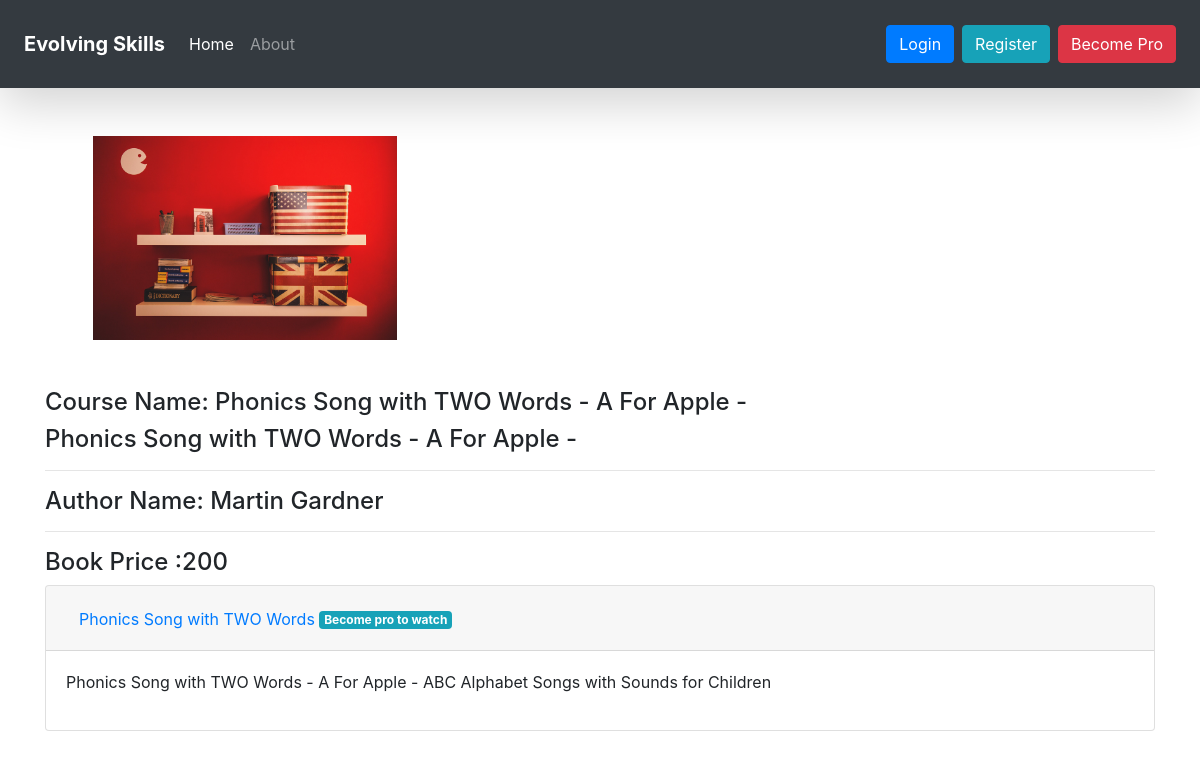
Screenshot of /course/phonics-song-with-two-words-a-for-apple with the database file from the repository.
### home/models.py (models this page shows, shortened)
class Course(models.Model):
    course_name = models.CharField(max_length=100)
    course_description = RichTextField()
    is_premium = models.BooleanField(default=False)
    course_image = models.ImageField(upload_to="course")
    slug = models.SlugField(blank=True)
    Book_author_name = models.CharField(max_length=250, null=True, blank=True)
    Book_price = models.IntegerField(null = True)

class CourseModule(models.Model):
    course = models.ForeignKey(Course , on_delete=models.CASCADE)
    course_module_name = models.CharField(max_length=100)
    course_description =RichTextField()
    video_url = models.URLField(max_length=200)
    can_view = models.BooleanField(default=False)

### home/views.py (the view)
# urls.py: path('course/<slug>' ,view_course , name="course"),
def view_course(request,slug):
    course = Course.objects.filter(slug =slug).first()
    course_modules = CourseModule.objects.filter(course=course)
    context = {'course':course , 'course_modules':course_modules}
    return render(request, 'course.html' , context)

### home/templates/course.html (shortened to what this page needs)
{% extends "base.html" %}
{% block start %}
<div class="container">
    <img src="/media/{{course.course_image}}" class="card-img-top p-5 img-fluid img-centered img-responsive" style="height:300px;width:400px">
    <h4> Course Name: {{course.course_name}}</h4>
    <h4>  {{course.course_description | safe}}</h4>
    <hr>
     <h4>Author Name: {{course.Book_author_name }}</h4>
      <hr>
     <h4> Book Price :{{course.Book_price}}</h4>
        {% for course_module in course_modules %}
    <div class="accordion" id="accordion-{{forloop.counter}}">
        <div class="card">
          <div class="card-header" id="headingOne">
            <h2 class="mb-0">
              <button class="btn btn-link" type="button" data-toggle="collapse"
              data-target="#collapse-{{forloop.counter}}" aria-expanded="true" aria-controls="collapseOne">
               {{course_module.course_module_name}}
               {% if course_module.can_view %}
               <span class="badge badge-success">Can Watch</span>
               {% else %}
               <span class="badge badge-info">Become pro to watch</span>
                {% endif %}
              </button>
            </h2>
          </div>
          <div id="collapse-{{forloop.counter}}" class="collapse show"
          aria-labelledby="headingOne" data-parent="#accordion-{{forloop.counter}}">
            <div class="card-body">
                {{course_module.course_description|safe}}
            </div>
          </div>
        </div>
    </div>
        {% endfor %}
</div>
{% endblock %}

### rows the page displays
Course: course_image (picture), course_name "Phonics Song with TWO Words - A For Apple -", course_description "Phonics Song with TWO Words - A For Apple -", Book_author_name "Martin Gardner", Book_price "200"
CourseModule: course_module_name "Phonics Song with TWO Words", can_view "Become pro to watch", course_description "Phonics Song with TWO Words - A For Apple - ABC Alphabet Songs with Sounds for Children"
